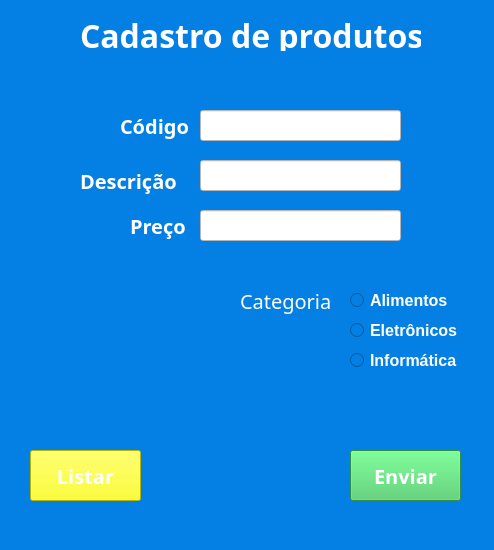
<?xml version="1.0" encoding="UTF-8"?>
<ui version="4.0">
 <class>MainWindow</class>
 <widget class="QMainWindow" name="MainWindow">
  <property name="geometry">
   <rect>
    <x>0</x>
    <y>0</y>
    <width>494</width>
    <height>550</height>
   </rect>
  </property>
  <property name="windowTitle">
   <string>MainWindow</string>
  </property>
  <property name="styleSheet">
   <string notr="true">background-color: rgb(4, 128, 228);
alternate-background-color: rgb(0, 85, 255);
border-top-color: rgb(255, 255, 255);</string>
  </property>
  <widget class="QWidget" name="centralwidget">
   <widget class="QPushButton" name="pushButton">
    <property name="geometry">
     <rect>
      <x>350</x>
      <y>450</y>
      <width>111</width>
      <height>51</height>
     </rect>
    </property>
    <property name="font">
     <font>
      <family>Montserrat Alternates Black</family>
      <pointsize>15</pointsize>
      <weight>75</weight>
      <bold>true</bold>
     </font>
    </property>
    <property name="styleSheet">
     <string notr="true">background-color: rgb(67, 200, 98);
color: rgb(255, 255, 255);</string>
    </property>
    <property name="text">
     <string>Enviar</string>
    </property>
   </widget>
   <widget class="QLabel" name="label">
    <property name="geometry">
     <rect>
      <x>120</x>
      <y>110</y>
      <width>81</width>
      <height>31</height>
     </rect>
    </property>
    <property name="font">
     <font>
      <family>Lucida Sans Typewriter</family>
      <pointsize>15</pointsize>
      <weight>75</weight>
      <bold>true</bold>
     </font>
    </property>
    <property name="styleSheet">
     <string notr="true">color: rgb(255, 255, 255);</string>
    </property>
    <property name="text">
     <string>Código</string>
    </property>
   </widget>
   <widget class="QLabel" name="label_2">
    <property name="geometry">
     <rect>
      <x>80</x>
      <y>160</y>
      <width>111</width>
      <height>41</height>
     </rect>
    </property>
    <property name="font">
     <font>
      <family>Lucida Sans Typewriter</family>
      <pointsize>15</pointsize>
      <weight>75</weight>
      <bold>true</bold>
     </font>
    </property>
    <property name="styleSheet">
     <string notr="true">color: rgb(255, 255, 255);</string>
    </property>
    <property name="text">
     <string>Descrição</string>
    </property>
   </widget>
   <widget class="QLabel" name="label_3">
    <property name="geometry">
     <rect>
      <x>130</x>
      <y>210</y>
      <width>61</width>
      <height>31</height>
     </rect>
    </property>
    <property name="font">
     <font>
      <family>Lucida Sans Typewriter</family>
      <pointsize>15</pointsize>
      <weight>75</weight>
      <bold>true</bold>
     </font>
    </property>
    <property name="styleSheet">
     <string notr="true">color: rgb(255, 255, 255);</string>
    </property>
    <property name="text">
     <string>Preço</string>
    </property>
   </widget>
   <widget class="QLineEdit" name="lineEdit">
    <property name="geometry">
     <rect>
      <x>200</x>
      <y>110</y>
      <width>201</width>
      <height>31</height>
     </rect>
    </property>
    <property name="font">
     <font>
      <pointsize>12</pointsize>
     </font>
    </property>
    <property name="styleSheet">
     <string notr="true">background-color: rgb(255, 255, 255);</string>
    </property>
   </widget>
   <widget class="QLineEdit" name="lineEdit_2">
    <property name="geometry">
     <rect>
      <x>200</x>
      <y>160</y>
      <width>201</width>
      <height>31</height>
     </rect>
    </property>
    <property name="font">
     <font>
      <pointsize>12</pointsize>
     </font>
    </property>
    <property name="styleSheet">
     <string notr="true">background-color: rgb(255, 255, 255);</string>
    </property>
   </widget>
   <widget class="QLineEdit" name="lineEdit_3">
    <property name="geometry">
     <rect>
      <x>200</x>
      <y>210</y>
      <width>201</width>
      <height>31</height>
     </rect>
    </property>
    <property name="font">
     <font>
      <pointsize>12</pointsize>
     </font>
    </property>
    <property name="styleSheet">
     <string notr="true">background-color: rgb(255, 255, 255);</string>
    </property>
   </widget>
   <widget class="QRadioButton" name="radioButton">
    <property name="geometry">
     <rect>
      <x>350</x>
      <y>320</y>
      <width>121</width>
      <height>21</height>
     </rect>
    </property>
    <property name="font">
     <font>
      <pointsize>12</pointsize>
      <weight>75</weight>
      <bold>true</bold>
     </font>
    </property>
    <property name="styleSheet">
     <string notr="true">color: rgb(255, 255, 255);</string>
    </property>
    <property name="text">
     <string>Eletrônicos</string>
    </property>
   </widget>
   <widget class="QRadioButton" name="radioButton_2">
    <property name="geometry">
     <rect>
      <x>350</x>
      <y>350</y>
      <width>121</width>
      <height>21</height>
     </rect>
    </property>
    <property name="font">
     <font>
      <pointsize>12</pointsize>
      <weight>75</weight>
      <bold>true</bold>
     </font>
    </property>
    <property name="styleSheet">
     <string notr="true">color: rgb(255, 255, 255);</string>
    </property>
    <property name="text">
     <string>Informática</string>
    </property>
   </widget>
   <widget class="QRadioButton" name="radioButton_3">
    <property name="geometry">
     <rect>
      <x>350</x>
      <y>290</y>
      <width>111</width>
      <height>21</height>
     </rect>
    </property>
    <property name="font">
     <font>
      <pointsize>12</pointsize>
      <weight>75</weight>
      <bold>true</bold>
     </font>
    </property>
    <property name="styleSheet">
     <string notr="true">color: rgb(255, 255, 255);</string>
    </property>
    <property name="text">
     <string>Alimentos</string>
    </property>
   </widget>
   <widget class="QLabel" name="label_4">
    <property name="geometry">
     <rect>
      <x>80</x>
      <y>20</y>
      <width>341</width>
      <height>31</height>
     </rect>
    </property>
    <property name="font">
     <font>
      <family>News706 BT</family>
      <pointsize>24</pointsize>
      <weight>75</weight>
      <bold>true</bold>
     </font>
    </property>
    <property name="styleSheet">
     <string notr="true">color: rgb(255, 255, 255);</string>
    </property>
    <property name="text">
     <string>Cadastro de produtos</string>
    </property>
   </widget>
   <widget class="QLabel" name="label_5">
    <property name="geometry">
     <rect>
      <x>240</x>
      <y>280</y>
      <width>91</width>
      <height>41</height>
     </rect>
    </property>
    <property name="font">
     <font>
      <family>Impact</family>
      <pointsize>15</pointsize>
     </font>
    </property>
    <property name="styleSheet">
     <string notr="true">color: rgb(255, 255, 255);</string>
    </property>
    <property name="text">
     <string>Categoria:</string>
    </property>
   </widget>
   <widget class="QPushButton" name="pushButton_2">
    <property name="geometry">
     <rect>
      <x>30</x>
      <y>450</y>
      <width>111</width>
      <height>51</height>
     </rect>
    </property>
    <property name="font">
     <font>
      <family>Montserrat Alternates Black</family>
      <pointsize>15</pointsize>
      <weight>75</weight>
      <bold>true</bold>
     </font>
    </property>
    <property name="styleSheet">
     <string notr="true">background-color: rgb(255, 255, 0);
color: rgb(255, 255, 255);</string>
    </property>
    <property name="text">
     <string>Listar</string>
    </property>
   </widget>
  </widget>
  <widget class="QStatusBar" name="statusbar"/>
 </widget>
 <resources/>
 <connections/>
</ui>
